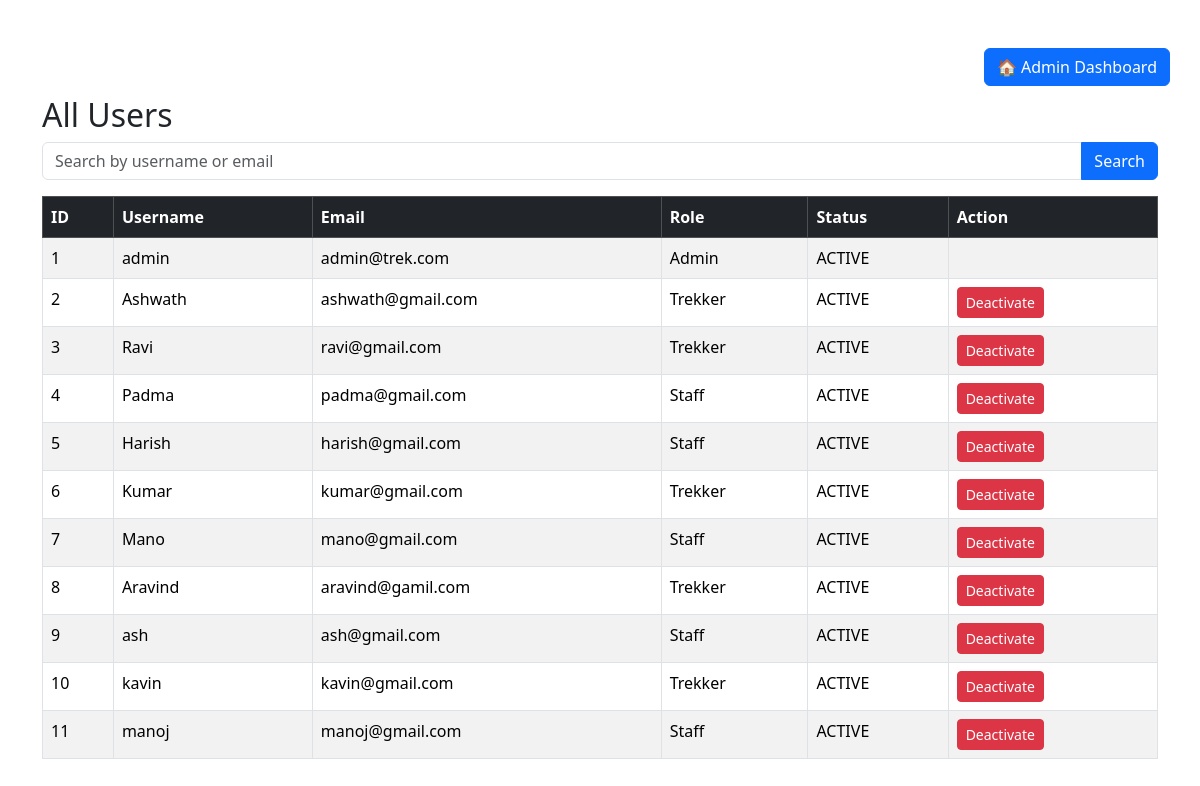
/view_users (signed in), run on the app's committed database.
### models.py (models this page shows)
class User(db.Model):
    id = db.Column(db.Integer, primary_key=True)
    username =db.Column(db.String(100), nullable=False)
    email = db.Column(db.String(120), unique=True, nullable=False)
    password = db.Column(db.String(255), nullable=False)
    role = db.Column(db.String(20), nullable=False)
    status = db.Column(db.String(20), nullable=False ,default="ACTIVE")
    staff_profile = db.relationship("StaffProfile", backref="user" ,uselist=False)

### app.py (the view)
@app.route("/view_users")
def view_users():
    if "user_id" not in session:
        return redirect("/login")
    if session["role"] != "Admin":
        return "Access Denied!"
    users = User.query.all()
    search = request.args.get("search")
    if search:
        users = User.query.filter(or_(User.username.contains(search),User.email.contains(search))).all()
    else:
        users =User.query.all()
    return render_template(
        "view_users.html",
        users=users
    )

### templates/view_users.html (shortened to what this page needs)
<!DOCTYPE html>
<html lang="en">
<head>
    <link href="https://cdn.jsdelivr.net/npm/bootstrap@5.3.3/dist/css/bootstrap.min.css"
    rel="stylesheet">
</head>
<body>
    <div class="container mt-5 position-relative">
        <a href="/admin_dashboard" class="btn btn-primary position-absolute top-0 end-0">
            🏠 Admin Dashboard
        </a>
        <div class="pt-5">
            <h2 class="text-centre">All Users</h2>
            <form method="GET" action="/view_users" class="mb-3">
            <div class="input-group">
                <input
                    type="text"
                    name="search"
                    class="form-control"
                    value="{{ request.args.get('search','') }}"
                    placeholder="Search by username or email">
                <button
                    class="btn btn-primary"
                    type="submit">
                     Search
               </button>
            </div>
            </form>
            <table class="table table-bordered table-striped table-hover">
                <thead class="table-dark">
                    <tr>
                        <th>ID</th>
                        <th>Username</th>
                        <th>Email</th>
                        <th>Role</th>
                        <th>Status</th>
                        <th>Action</th>
                    </tr>
                </thead>
                <tbody>
                    {% for user in users %}
                    <tr>
                        <td>{{ user.id }}</td>
                        <td>{{ user.username }}</td>
                        <td>{{ user.email }}</td>
                        <td>{{ user.role }}</td>
                        <td>{{ user.status }}</td>
                        <td>
                                {% if user.role != "Admin" and user.status == "ACTIVE" %}
                                <a href="/deactivate_user/{{ user.id }}"
                                class="btn btn-danger btn-sm">
                                    Deactivate
                                </a>
                                {% elif user.role!="Admin" and user.status=="BLACKLISTED"%}
                                <a href="/activate_user/{{ user.id }}"
                                class="btn btn-success btn-sm">
                                    Activate
                                </a>
                                {% endif %}
                        </td>
                    </tr>
                    {% endfor %}
                </tbody>
            </table>
        </div>
    </div>
</body>
</html>

### data on the page
User: id "1", username "admin", email "admin@trek.com", role "Admin", status "ACTIVE"
User: id "2", username "Ashwath", email "ashwath@gmail.com", role "Trekker", status "ACTIVE"
User: id "3", username "Ravi", email "ravi@gmail.com", role "Trekker", status "ACTIVE"
User: id "4", username "Padma", email "padma@gmail.com", role "Staff", status "ACTIVE"
User: id "5", username "Harish", email "harish@gmail.com", role "Staff", status "ACTIVE"
User: id "6", username "Kumar", email "kumar@gmail.com", role "Trekker", status "ACTIVE"
User: id "7", username "Mano", email "mano@gmail.com", role "Staff", status "ACTIVE"
User: id "8", username "Aravind", email "aravind@gamil.com", role "Trekker", status "ACTIVE"
User: id "9", username "ash", email "ash@gmail.com", role "Staff", status "ACTIVE"
User: id "10", username "kavin", email "kavin@gmail.com", role "Trekker", status "ACTIVE"
User: id "11", username "manoj", email "manoj@gmail.com", role "Staff", status "ACTIVE"
